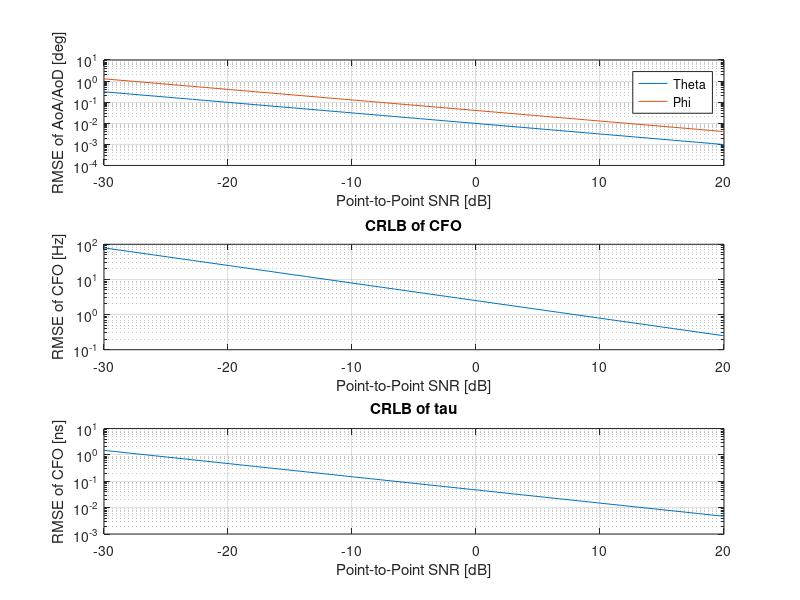

MATLAB code for this plot:
%-------------------------------------
% Script control parameter
%-------------------------------------
clear;clc;
rng(2); %random seed
% load probe_BF
%-------------------------------------
% System Parameters
%-------------------------------------
path_num = 1; % Num of rays in a cluster
Nr = 8; % Number of antenna in Rx
Nt = 32;
M = 64; % Length of training
MCtimes = 200; % Num of Monte Carlo Sim.
AOAspread2 = 0;
AOAspread = 0;
AODspread2 = 0;
AODspread = 0;
SNR_num = 50;
SNR_range = linspace(-30,20,SNR_num);
BW = 57.6e6;
Ts = 1/BW;
Nb = 512;
CFO_ppm = 5; % CFO in ppm
CFO = 28e9/1e6*CFO_ppm; % With unit Hz
eF = CFO*Ts*2*pi; % 
P = 128;
DFT = dftmtx(P);

% For loop for Monte Carlo Simulations (realization of g, angle spread, and beamformer)
for MCindex = 1:MCtimes
    
    clc
    fprintf('iteration %d:\n',MCindex);
    
    % Receiver beamformer: 1) quasi-omni beam from random steering mtx; 2)
    % directional beam from angle steering vector
    probe_Rx_BF = (randi(2,Nr,M)*2-3) + 1j * (randi(2,Nr,M)*2-3);
    W = probe_Rx_BF./norm(probe_Rx_BF,'fro')*sqrt(M);
    
    probe_Tx_BF = (randi(2,Nt,M)*2-3) + 1j * (randi(2,Nt,M)*2-3);
    F = probe_Tx_BF./norm(probe_Tx_BF,'fro')*sqrt(Nt*M);
    
%     probe_Tx_BF = ones(Nt,M);
%     F = probe_Tx_BF./norm(probe_Tx_BF,'fro')*sqrt(Nt*M);   

    % AoA of rays with disired seperation
    phi = zeros(path_num,1);
    phi0 = 0/180*pi;
    phi = phi0 + randn(path_num,1) * AOAspread;

    % AoD of rays with disired seperation
    theta = zeros(path_num,1);
    theta0 = 0/180*pi;
    theta = theta0 + randn(path_num,1) * AODspread;

%     % Gain
%     g_cmplx = exp(1j*rand(ray_num,1)*2*pi)/sqrt(ray_num);
%     g = g_cmplx;
    % Rotate of ray
    tau = rand * (100e-9);
    tau_samp = tau/Ts*2*pi;
    g_ray = (randn+1j*randn)/sqrt(2);

    % Pre-compute some vectors/matrices in FIM
    for pathindex = 1:path_num

        % Spatial response and its derivative over phi
        arx(:,pathindex) = exp(1j * pi * (0:Nr-1)' * sin(phi(pathindex)))/sqrt(Nr);
        Darx(:,pathindex) = 1j * pi * (0:Nr-1)' * cos(phi(pathindex));
        drx(:,pathindex) = Darx(:,pathindex).*arx(:,pathindex);

        % Spatial response and its derivative over theta
        atx(:,pathindex) = exp(1j * pi * (0:Nt-1)' * sin(theta(pathindex)))/sqrt(Nt);
        Datx(:,pathindex) = 1j * pi * (0:Nt-1)' * cos(theta(pathindex));
        dtx(:,pathindex) = Datx(:,pathindex).*atx(:,pathindex);
        
        % Delay response and its derivative over tau
        fvec(:,pathindex) = exp(-1j * (0:P-1)' * tau_samp / P);
        Dfvec(:,pathindex) = -1j * (0:P-1)' / P;
        dfvec(:,pathindex) = Dfvec(:,pathindex).*fvec(:,pathindex);
    end
    
    % About CFO and its derivative
    qvec = exp(1j * (0:P-1)' * eF);
    for mm=1:M
        timeindex = ((mm-1)*Nb+0):((mm-1)*Nb+P-1);
        Dqvec(:,mm) = 1j * (timeindex).';
        dqvec(:,mm) = exp(1j*Nb*(mm-1)*eF)*qvec.*Dqvec(:,mm);
    end
    
    
    % Evaluation of FIM with multiple rays

    % Pre-compute some equations, vecx, vecalpha, vecbeta
    % vecx is derivative of phi_0 in f(r,eta)
    vaa = zeros(M,1);
    vad = zeros(M,1);
    vda = zeros(M,1);
    
    % Zero initialization of vectors for FIM
    vdcfo = zeros(P*M,1);
    vdtheta = zeros(P*M,1);
    vdphi = zeros(P*M,1);
    vdtau = zeros(P*M,1);
    vdalpha = zeros(P*M,1);
    vdbeta = zeros(P*M,1);
    
    % Precomputation of vectors for FIM
    symb = exp(1j*rand(P,1)*2*pi);
    for ll=1:path_num
        for mm=1:M
            index = (mm-1)*P+1:mm*P;
            vdcfo(index) = g_ray(ll) * (W(:,mm)'*arx(:,ll)) * conj(F(:,mm)'*atx(:,ll))...
                *(diag(dqvec(:,mm))*DFT'*(fvec.*symb)) * exp(1j*Nb*(mm-1)*eF);
            vdtheta(index) = g_ray(ll) * (W(:,mm)'*arx(:,ll)) * conj(F(:,mm)'*dtx(:,ll))...
                *(diag(qvec)*DFT'*(fvec.*symb)) * exp(1j*Nb*(mm-1)*eF);
            vdphi(index) = g_ray(ll) * (W(:,mm)'*drx(:,ll)) * conj(F(:,mm)'*atx(:,ll))...
                *(diag(qvec)*DFT'*(fvec.*symb)) * exp(1j*Nb*(mm-1)*eF);
            vdtau(index) = g_ray(ll) * (W(:,mm)'*arx(:,ll)) * conj(F(:,mm)'*atx(:,ll))...
                *(diag(qvec)*DFT'*(dfvec.*symb)) * exp(1j*Nb*(mm-1)*eF);
            vdalpha(index) = (W(:,mm)'*arx(:,ll)) * conj(F(:,mm)'*atx(:,ll))...
                *(diag(qvec)*DFT'*(fvec.*symb)) * exp(1j*Nb*(mm-1)*eF);
            vdbeta(index) = 1j * (W(:,mm)'*arx(:,ll)) * conj(F(:,mm)'*atx(:,ll))...
                *(diag(qvec)*DFT'*(fvec.*symb)) * exp(1j*Nb*(mm-1)*eF);
        end
    end

    %%%%%%%%%%%%%%%%%%%%%%%%%%%%%%%%%%%%%%%%%%%%%
    % Evaluation of J_{0,0} part, a 6 by 6 matrix
    %%%%%%%%%%%%%%%%%%%%%%%%%%%%%%%%%%%%%%%%%%%%%
    J_00 = zeros(6,6);

    % Partial of CFO and CFO
    J_00(1,1) = real((vdcfo)' * (vdcfo));
    
    % Partial of CFO and theta
    J_00(1,2) = real((vdcfo)' * (vdtheta));
    J_00(2,1) = J_00(1,2);
    
    % Partial of CFO and phi
    J_00(1,3) = real((vdcfo)' * (vdphi));
    J_00(3,1) = J_00(1,3);
    
    % Partial of CFO and tau
    J_00(1,4) = real((vdcfo)' * (vdtau));
    J_00(4,1) = J_00(1,4);
    
    % Partial of CFO and alpha & beta
    J_00(1,5) = real((vdcfo)' * (vdalpha));
    J_00(5,1) = J_00(1,5);
    
    J_00(1,6) = real((vdcfo)' * (vdbeta));
    J_00(6,1) = J_00(1,6);


    % Partial of theta and theta              
    J_00(2,2) = real((vdtheta)' * (vdtheta));

    % Partial of theta and phi
    J_00(2,3) = real((vdtheta)' * (vdphi));
    J_00(3,2) = J_00(2,3);

    % Partial of theta and tau
    J_00(2,4) = real((vdtheta)' * (vdtau));
    J_00(4,2) = J_00(2,4);
    
    % Partial of theta and gain
    J_00(2,5) = real((vdtheta)' * (vdalpha));
    J_00(5,2) = J_00(2,5);
    
    J_00(2,6) = real((vdtheta)' * (vdbeta));
    J_00(6,2) = J_00(2,6);

    % Partial phi and phi
    J_00(3,3) = real((vdphi)' * (vdphi));
    
    % Partial phi and tau
    J_00(3,4) = real((vdphi)' * (vdtau));
    J_00(4,3) = J_00(3,4);  
    
    % Partial phi and gain
    J_00(3,5) = real((vdphi)' * (vdalpha));
    J_00(5,3) = J_00(3,5);  
    
    J_00(3,6) = real((vdphi)' * (vdbeta));
    J_00(6,3) = J_00(3,6);  
    
    % Partial tau and tau
    J_00(4,4) = real((vdtau)' * (vdtau));
    
    % Partial tau and gain
    J_00(4,5) = real((vdtau)' * (vdalpha));
    J_00(5,4) = J_00(4,5);  
    
    J_00(4,6) = real((vdtau)' * (vdbeta));
    J_00(6,4) = J_00(4,6);

    % Partial gain 
    J_00(5,5) = real((vdalpha)' * (vdalpha));
    J_00(6,6) = real((vdbeta)' * (vdbeta));
    
    
    % For loop for SNR
    for ss = 1:SNR_num
        
        % SNR
        sigman2 = 10^(-SNR_range(ss)/10);
        
        % Evaluate FIM
        J = 1/sigman2 * J_00;
        
        % Evaluation of FIM with single rays
%         temp = inv(J(1:3,1:3));
        temp = inv(J);
        % RMSE evaluation from CRLB perspective
        CRLB_CFO(ss,MCindex) = sqrt(temp(1,1))*(1/Ts/2/pi);
        CRLB_theta(ss,MCindex) = sqrt(temp(2,2))*(1/pi*180);
        CRLB_phi(ss,MCindex) = sqrt(temp(3,3))*(1/pi*180);
        CRLB_tau(ss,MCindex) = sqrt(temp(4,4))*(Ts/2/pi/1e-9);
    end
end
%% Plot CRLB of angle est./tracking
figure
subplot(311)
semilogy(SNR_range,mean(CRLB_theta,2));hold on
semilogy(SNR_range,mean(CRLB_phi,2));hold on
grid on
legend('Theta','Phi')
xlabel('Point-to-Point SNR [dB]')
ylabel('RMSE of AoA/AoD [deg]')

subplot(312)
semilogy(SNR_range,mean(CRLB_CFO,2));hold on
grid on
title('CRLB of CFO')
xlabel('Point-to-Point SNR [dB]')
ylabel('RMSE of CFO [Hz]')

subplot(313)
semilogy(SNR_range,mean(CRLB_tau,2));hold on
grid on
title('CRLB of tau')
xlabel('Point-to-Point SNR [dB]')
ylabel('RMSE of CFO [ns]')
% figure
% semilogy(SNR_range,mean(CRLB_rest1,2));hold on
% semilogy(SNR_range,mean(CRLB_rest1,2));hold on
% grid on
% legend('CRLB Ray 1','CRLB Ray 2')
